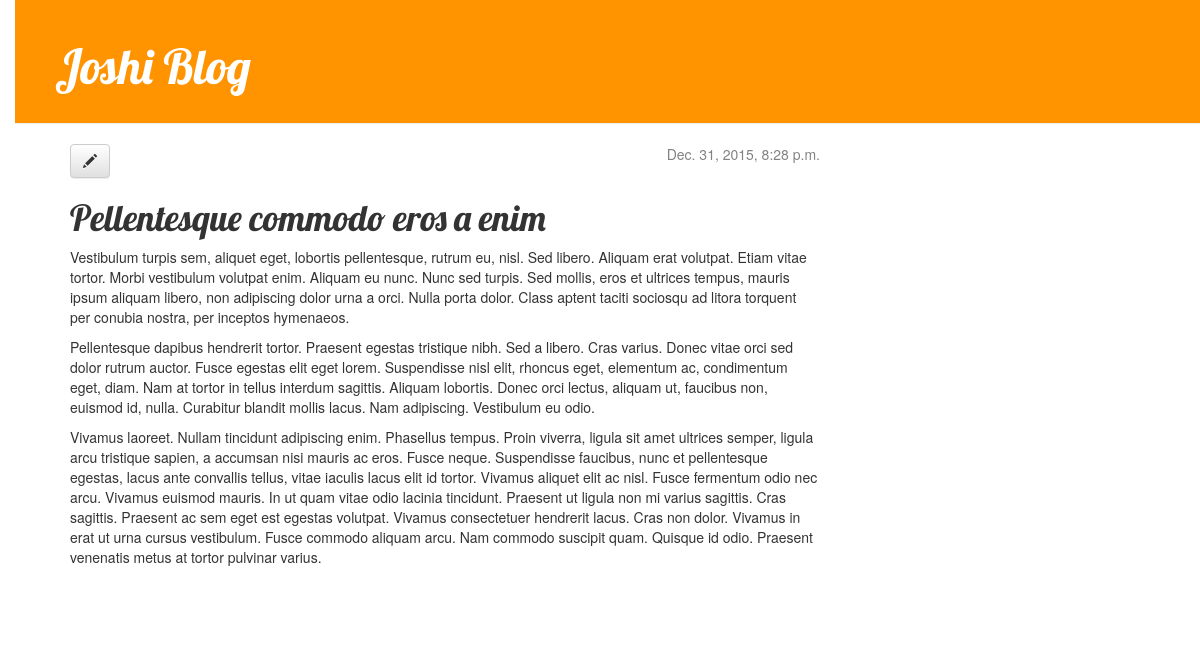
Page /post/6/ on the committed database.
### hacky_blog/apps/blog/models.py (models this page shows, shortened)
class Post(models.Model):
    author = models.ForeignKey('auth.User') # one author, multiple posts
    title = models.CharField(max_length=200)
    text = models.TextField()
    created_date = models.DateTimeField(default=timezone.now)
    published_date = models.DateTimeField(blank=True, null=True)

### hacky_blog/apps/blog/views.py (the view)
# urls.py: url(r'^post/(?P<pk>[0-9]+)/$', views.post_detail, name='post_detail'),
def post_detail(request, pk):
    post = get_object_or_404(Post, pk=pk)
    return render(request, 'blog/post_detail.html', { 'post' : post })

### hacky_blog/templates/blog/post_detail.html
{% extends "blog/base.html" %}
{% block content %}
    <div class="post">
        {% if post.published_date %}
            <div class="date">
                    {{ post.published_date }}
            </div>
        {% endif %}
        <a class="btn btn-default" href="{% url 'post_edit' pk=post.pk %}"><span class="glyphicon glyphicon-pencil"></span></a>
        <h1>{{ post.title }}</h1>
        <p>{{ post.text|linebreaks }}</p>
    </div>
{% endblock content %}

### hacky_blog/apps/blog/static/css/blog.css (style rules this page uses)
body { padding-left: 15px; }
h1, h2, h3, h4 { font-family: 'Lobster', cursive; }
.date { float: right; color: #828282; }
.post { margin-bottom: 70px; }

### rows in the picture
Post: published_date "Dec. 31, 2015, 8:28 p.m.", title "Pellentesque commodo eros a enim", text "Vestibulum turpis sem, aliquet eget, lobortis pellentesque, rutrum eu, nisl. Sed libero. Aliquam erat volutpat. Etiam vitae tortor. Morbi vestibulum volutpat enim. Aliquam eu nunc. Nunc sed turpis. Sed mollis, eros et ultrices tempus, mauris ipsum aliquam libero, non adipiscing dolor urna a orci. Nulla porta dolor. Class aptent taciti sociosqu ad litora torquent per conubia nostra, per inceptos hymenaeos. Pellentesque dapibus hendrerit tortor. Praesent egestas tristique nibh. Sed a libero. Cras varius. Donec vitae orci sed dolor rutrum auctor. Fusce egestas elit eget lorem. Suspendisse nisl elit, rhoncus eget, elementum ac, condimentum eget, diam. Nam at tortor in tellus interdum sagittis.…"
